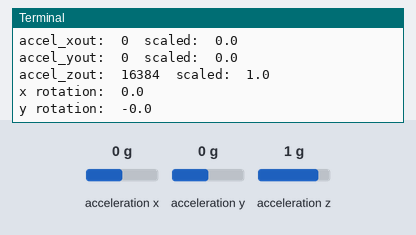
Recording of a program running on a simulated Raspberry Pi (BCM pin numbers). Shown: the last lines printed to the terminal. The inputs (shaded band) are chosen by the test bench; at power-on: acceleration x 0 g, acceleration y 0 g, acceleration z 1 g.

Above: at 1.2 s.
1.3 s: acceleration x set to -1.4 g
At 1.9 s:
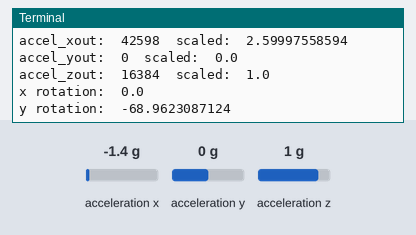
3.3 s: acceleration y set to -1.4 g
At 3.58 s:
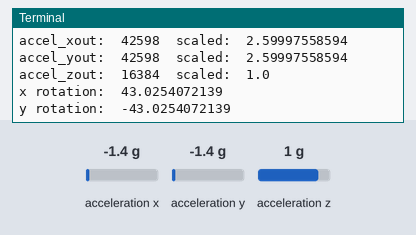
4.8 s: acceleration z set to -1.4 g
At 5.11 s:
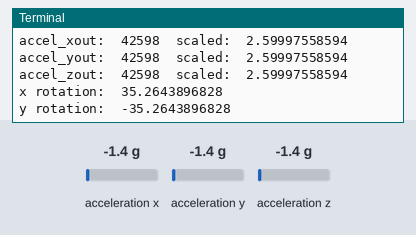
Timing chart, 0 to 7.8 s (numbered marks = the images above; inputs shaded):
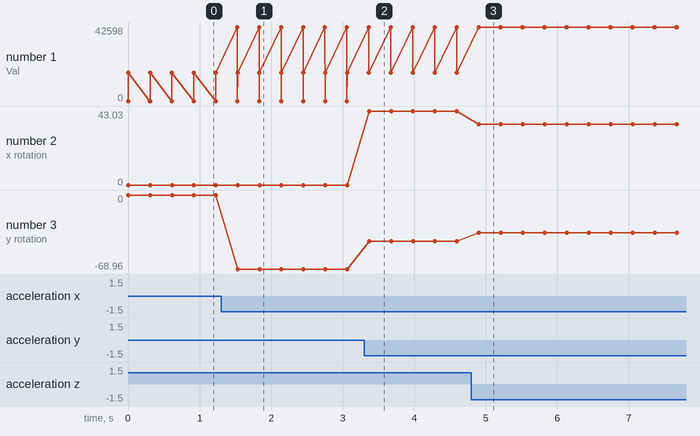

Measured:
- after the input at 1.3 s, the terminal: prints a new line after 0.23 s (image 1)
- after the input at 3.3 s, the terminal: prints a new line after 0.07 s (image 2)
- after the input at 4.8 s, the terminal: prints a new line after 0.10 s (image 3)
- plotted number 2: 0 → 43.03 after the input at 3.3 s, 43.03 → 35.26 after the input at 4.8 s
- plotted number 3: 0 → -68.96 after the input at 1.3 s, -68.96 → -43.03 after the input at 3.3 s, -43.03 → -35.26 after the input at 4.8 s

The program:

test.py
```python
#!/usr/bin/python

import time
import smbus
import math

# Power management registers
power_mgmt_1 = 0x6b
power_mgmt_2 = 0x6c

def read_byte(adr):
    return bus.read_byte_data(address, adr)

def read_word(adr):
    high = bus.read_byte_data(address, adr)
    low = bus.read_byte_data(address, adr+1)
    val = (high << 8) + low
    print "Val:" + str(val)
    return val

def read_word_2c(adr):
    val = read_word(adr)
    if (val >= 0x8000):
         print "Fehler!!!!!!!!!!!!!!!!!!!!!!!!!!!!!!"
#        return -((65535 - val) + 1)
#    else:
    return val

def dist(a,b):
    return math.sqrt((a*a)+(b*b))

def get_y_rotation(x,y,z):
    radians = math.atan2(x, dist(y,z))
    return -math.degrees(radians)

def get_x_rotation(x,y,z):
    radians = math.atan2(y, dist(x,z))
    return math.degrees(radians)


x=1
while x>0:
	bus = smbus.SMBus(1) # or bus = smbus.SMBus(1) for Revision 2 boards
	address = 0x68       # This is the address value read via the i2cdetect command

# Now wake the 6050 up as it starts in sleep mode
	bus.write_byte_data(address, power_mgmt_1, 0)


	print
	print "accelerometer data"
	print "------------------"

	accel_xout = read_word_2c(0x3b)
	accel_yout = read_word_2c(0x3d)
	accel_zout = read_word_2c(0x3f)

	accel_xout_scaled = accel_xout / 16384.0
	accel_yout_scaled = accel_yout / 16384.0
	accel_zout_scaled = accel_zout / 16384.0

	print "accel_xout: ", accel_xout, " scaled: ", accel_xout_scaled
	print "accel_yout: ", accel_yout, " scaled: ", accel_yout_scaled
	print "accel_zout: ", accel_zout, " scaled: ", accel_zout_scaled

	print "x rotation: " , get_x_rotation(accel_xout_scaled, accel_yout_scaled, accel_zout_scaled)
	print "y rotation: " , get_y_rotation(accel_xout_scaled, accel_yout_scaled, accel_zout_scaled)
	time.sleep(0.3)
```
